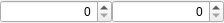
<?xml version="1.0" encoding="UTF-8"?>
<ui version="4.0">
 <class>SliderFilter</class>
 <widget class="QFrame" name="SliderFilter">
  <property name="geometry">
   <rect>
    <x>0</x>
    <y>0</y>
    <width>224</width>
    <height>22</height>
   </rect>
  </property>
  <property name="sizePolicy">
   <sizepolicy hsizetype="Preferred" vsizetype="Preferred">
    <horstretch>0</horstretch>
    <verstretch>0</verstretch>
   </sizepolicy>
  </property>
  <property name="windowTitle">
   <string>SliderFilter</string>
  </property>
  <property name="accessibleName">
   <string/>
  </property>
  <layout class="QHBoxLayout" name="horizontalLayout">
   <property name="spacing">
    <number>0</number>
   </property>
   <property name="leftMargin">
    <number>0</number>
   </property>
   <property name="topMargin">
    <number>0</number>
   </property>
   <property name="rightMargin">
    <number>0</number>
   </property>
   <property name="bottomMargin">
    <number>0</number>
   </property>
   <item>
    <widget class="QSpinBox" name="spinBoxRangeMin">
     <property name="minimumSize">
      <size>
       <width>70</width>
       <height>0</height>
      </size>
     </property>
     <property name="alignment">
      <set>Qt::AlignRight|Qt::AlignTrailing|Qt::AlignVCenter</set>
     </property>
     <property name="buttonSymbols">
      <enum>QAbstractSpinBox::UpDownArrows</enum>
     </property>
     <property name="minimum">
      <number>0</number>
     </property>
     <property name="maximum">
      <number>999999</number>
     </property>
     <property name="value">
      <number>0</number>
     </property>
    </widget>
   </item>
   <item>
    <widget class="QSpinBox" name="spinBoxRangeMax">
     <property name="minimumSize">
      <size>
       <width>70</width>
       <height>0</height>
      </size>
     </property>
     <property name="alignment">
      <set>Qt::AlignRight|Qt::AlignTrailing|Qt::AlignVCenter</set>
     </property>
     <property name="minimum">
      <number>0</number>
     </property>
     <property name="maximum">
      <number>999999</number>
     </property>
     <property name="value">
      <number>0</number>
     </property>
    </widget>
   </item>
  </layout>
 </widget>
 <resources/>
 <connections/>
</ui>
